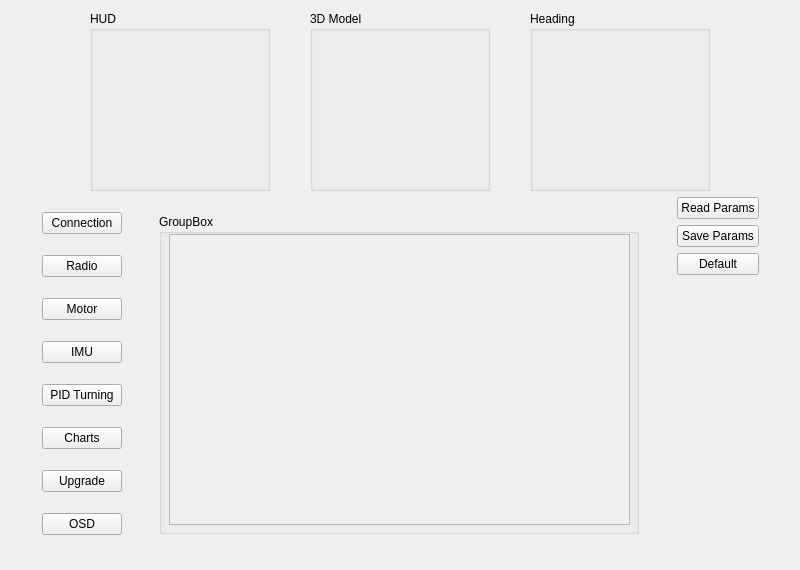
<?xml version="1.0" encoding="UTF-8"?>
<ui version="4.0">
 <class>ConfigAQ</class>
 <widget class="QWidget" name="ConfigAQ">
  <property name="geometry">
   <rect>
    <x>0</x>
    <y>0</y>
    <width>800</width>
    <height>570</height>
   </rect>
  </property>
  <property name="minimumSize">
   <size>
    <width>780</width>
    <height>570</height>
   </size>
  </property>
  <property name="maximumSize">
   <size>
    <width>800</width>
    <height>570</height>
   </size>
  </property>
  <property name="windowTitle">
   <string>Form</string>
  </property>
  <widget class="QWidget" name="layoutWidget">
   <property name="geometry">
    <rect>
     <x>10</x>
     <y>11</y>
     <width>780</width>
     <height>541</height>
    </rect>
   </property>
   <layout class="QVBoxLayout" name="verticalLayout_4">
    <item>
     <layout class="QHBoxLayout" name="horizontalLayout">
      <item>
       <spacer name="horizontalSpacer_3">
        <property name="orientation">
         <enum>Qt::Horizontal</enum>
        </property>
        <property name="sizeHint" stdset="0">
         <size>
          <width>80</width>
          <height>20</height>
         </size>
        </property>
       </spacer>
      </item>
      <item>
       <widget class="QGroupBox" name="HUD_groupBox">
        <property name="minimumSize">
         <size>
          <width>180</width>
          <height>180</height>
         </size>
        </property>
        <property name="maximumSize">
         <size>
          <width>180</width>
          <height>180</height>
         </size>
        </property>
        <property name="title">
         <string>HUD</string>
        </property>
       </widget>
      </item>
      <item>
       <spacer name="horizontalSpacer_5">
        <property name="orientation">
         <enum>Qt::Horizontal</enum>
        </property>
        <property name="sizeHint" stdset="0">
         <size>
          <width>20</width>
          <height>20</height>
         </size>
        </property>
       </spacer>
      </item>
      <item>
       <widget class="QGroupBox" name="ACModel_groupBox">
        <property name="minimumSize">
         <size>
          <width>180</width>
          <height>180</height>
         </size>
        </property>
        <property name="maximumSize">
         <size>
          <width>180</width>
          <height>180</height>
         </size>
        </property>
        <property name="title">
         <string>3D Model</string>
        </property>
       </widget>
      </item>
      <item>
       <spacer name="horizontalSpacer_6">
        <property name="orientation">
         <enum>Qt::Horizontal</enum>
        </property>
        <property name="sizeHint" stdset="0">
         <size>
          <width>20</width>
          <height>20</height>
         </size>
        </property>
       </spacer>
      </item>
      <item>
       <widget class="QGroupBox" name="Heading_groupBox">
        <property name="minimumSize">
         <size>
          <width>180</width>
          <height>180</height>
         </size>
        </property>
        <property name="maximumSize">
         <size>
          <width>180</width>
          <height>180</height>
         </size>
        </property>
        <property name="title">
         <string>Heading</string>
        </property>
       </widget>
      </item>
      <item>
       <spacer name="horizontalSpacer_4">
        <property name="orientation">
         <enum>Qt::Horizontal</enum>
        </property>
        <property name="sizeHint" stdset="0">
         <size>
          <width>80</width>
          <height>20</height>
         </size>
        </property>
       </spacer>
      </item>
     </layout>
    </item>
    <item>
     <layout class="QHBoxLayout" name="horizontalLayout_2">
      <item>
       <spacer name="horizontalSpacer_7">
        <property name="orientation">
         <enum>Qt::Horizontal</enum>
        </property>
        <property name="sizeHint" stdset="0">
         <size>
          <width>20</width>
          <height>20</height>
         </size>
        </property>
       </spacer>
      </item>
      <item>
       <layout class="QVBoxLayout" name="verticalLayout">
        <item>
         <widget class="QPushButton" name="CONNECTIONpushButton">
          <property name="text">
           <string>Connection</string>
          </property>
         </widget>
        </item>
        <item>
         <widget class="QPushButton" name="RADIOpushButton">
          <property name="text">
           <string>Radio</string>
          </property>
         </widget>
        </item>
        <item>
         <widget class="QPushButton" name="MOTORpushButton">
          <property name="text">
           <string>Motor</string>
          </property>
         </widget>
        </item>
        <item>
         <widget class="QPushButton" name="IMUpushButton">
          <property name="text">
           <string>IMU</string>
          </property>
         </widget>
        </item>
        <item>
         <widget class="QPushButton" name="PIDTURNINGpushButton">
          <property name="text">
           <string>PID Turning</string>
          </property>
         </widget>
        </item>
        <item>
         <widget class="QPushButton" name="CHARTpushButton">
          <property name="text">
           <string>Charts</string>
          </property>
         </widget>
        </item>
        <item>
         <widget class="QPushButton" name="UPGRADEpushButton">
          <property name="text">
           <string>Upgrade</string>
          </property>
         </widget>
        </item>
        <item>
         <widget class="QPushButton" name="OSDpushButton">
          <property name="text">
           <string>OSD</string>
          </property>
         </widget>
        </item>
       </layout>
      </item>
      <item>
       <spacer name="horizontalSpacer">
        <property name="orientation">
         <enum>Qt::Horizontal</enum>
        </property>
        <property name="sizeHint" stdset="0">
         <size>
          <width>20</width>
          <height>20</height>
         </size>
        </property>
       </spacer>
      </item>
      <item>
       <widget class="QGroupBox" name="groupBox">
        <property name="minimumSize">
         <size>
          <width>480</width>
          <height>320</height>
         </size>
        </property>
        <property name="maximumSize">
         <size>
          <width>480</width>
          <height>320</height>
         </size>
        </property>
        <property name="title">
         <string>GroupBox</string>
        </property>
        <widget class="QScrollArea" name="mainTab">
         <property name="geometry">
          <rect>
           <x>10</x>
           <y>20</y>
           <width>461</width>
           <height>291</height>
          </rect>
         </property>
         <property name="widgetResizable">
          <bool>true</bool>
         </property>
         <widget class="QWidget" name="scrollAreaWidgetContents">
          <property name="geometry">
           <rect>
            <x>0</x>
            <y>0</y>
            <width>459</width>
            <height>289</height>
           </rect>
          </property>
         </widget>
        </widget>
       </widget>
      </item>
      <item>
       <spacer name="horizontalSpacer_2">
        <property name="orientation">
         <enum>Qt::Horizontal</enum>
        </property>
        <property name="sizeHint" stdset="0">
         <size>
          <width>20</width>
          <height>20</height>
         </size>
        </property>
       </spacer>
      </item>
      <item>
       <layout class="QVBoxLayout" name="verticalLayout_3">
        <item>
         <layout class="QVBoxLayout" name="verticalLayout_2">
          <item>
           <widget class="QPushButton" name="READpushButton">
            <property name="text">
             <string>Read Params</string>
            </property>
           </widget>
          </item>
          <item>
           <widget class="QPushButton" name="SAVEpushButton">
            <property name="text">
             <string>Save Params</string>
            </property>
           </widget>
          </item>
          <item>
           <widget class="QPushButton" name="DEFAULTpushButton">
            <property name="text">
             <string>Default</string>
            </property>
           </widget>
          </item>
         </layout>
        </item>
        <item>
         <spacer name="verticalSpacer">
          <property name="orientation">
           <enum>Qt::Vertical</enum>
          </property>
          <property name="sizeHint" stdset="0">
           <size>
            <width>20</width>
            <height>40</height>
           </size>
          </property>
         </spacer>
        </item>
       </layout>
      </item>
      <item>
       <spacer name="horizontalSpacer_8">
        <property name="orientation">
         <enum>Qt::Horizontal</enum>
        </property>
        <property name="sizeHint" stdset="0">
         <size>
          <width>20</width>
          <height>20</height>
         </size>
        </property>
       </spacer>
      </item>
     </layout>
    </item>
   </layout>
  </widget>
 </widget>
 <resources/>
 <connections/>
</ui>
